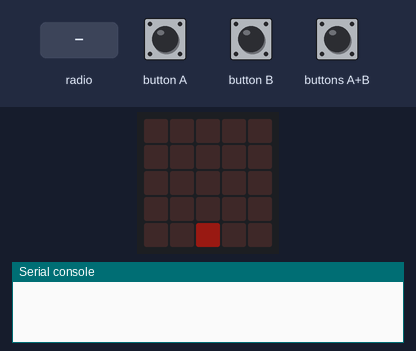
This program was run on a simulated BBC micro:bit (MakeCode). Parts: the board's 5×5 LED display, the last lines printed to the serial console. The inputs (shaded band) are chosen by the test bench. Dim RGB values are drawn brighter than linear; random numbers come from a fixed seed; no radio messages arrive unless stated (any console line starting 'radio sent:' is added by the test bench).

Above: at 1.2 s.
1.3 s: buttons A+B pressed for 0.15 s
At 1.55 s:
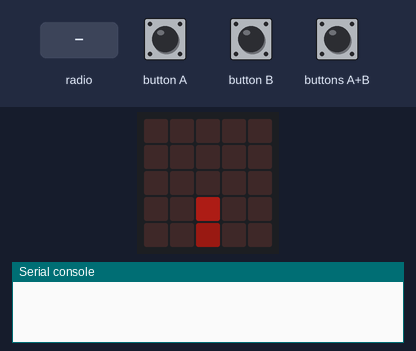
2.0 s: radio message "1" arrives
At 2.5 s:
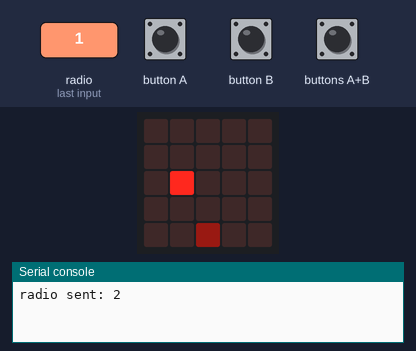
3.9 s: button A pressed for 0.15 s
At 4.4 s:
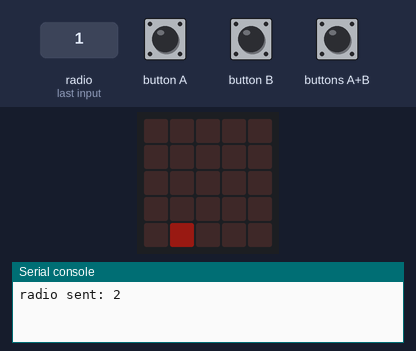
5.5 s: radio message "0" arrives
At 5.6 s:
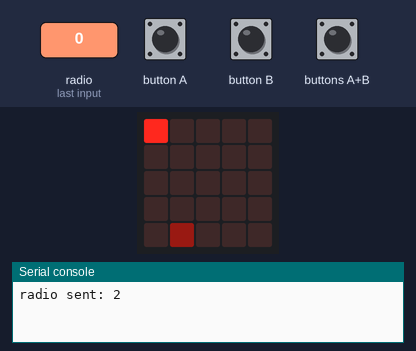
7.8 s: buttons A+B pressed for 1 s
At 8.9 s:
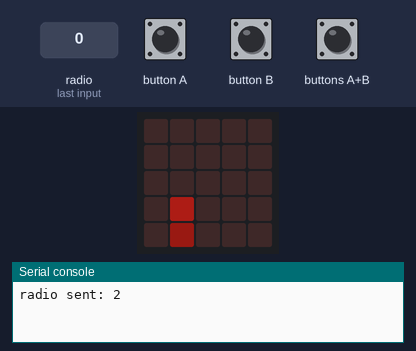
9.4 s: button B pressed for 0.15 s
At 10.5 s:
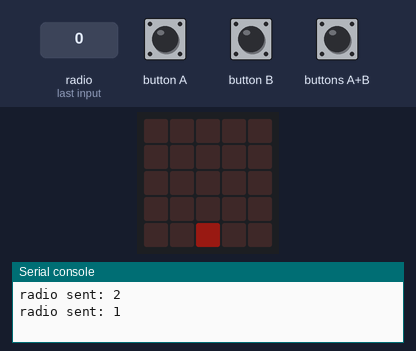
Timing chart, 0 to 12.1 s (numbered marks = the images above; inputs shaded):
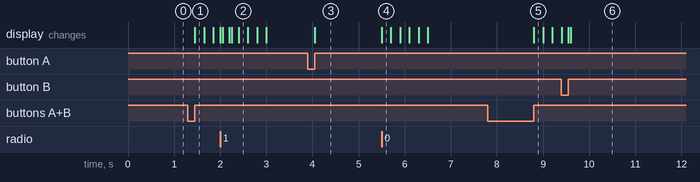

The program:

main.ts
```typescript
radio.onReceivedNumber(function (receivedNumber) {
    gegner_schuss = game.createSprite(receivedNumber, 0)
    for (let index = 0; index < 5; index++) {
        basic.pause(200)
        gegner_schuss.change(LedSpriteProperty.Y, 1)
    }
    if (spieler.isTouching(gegner_schuss)) {
        leben += -1
        if (leben == 0) {
            radio.sendString("Gewonnen")
            basic.showIcon(IconNames.Sad)
            basic.pause(1000)
            game.gameOver()
        }
    }
    gegner_schuss.delete()
})
input.onButtonPressed(Button.A, function () {
    spieler.change(LedSpriteProperty.X, -1)
})
input.onButtonPressed(Button.AB, function () {
    schuss = game.createSprite(spieler.get(LedSpriteProperty.X), 3)
    schuss.set(LedSpriteProperty.Brightness, 50)
    for (let index = 0; index < 4; index++) {
        basic.pause(200)
        schuss.change(LedSpriteProperty.Y, -1)
    }
    radio.sendNumber(schuss.get(LedSpriteProperty.X))
    schuss.delete()
})
radio.onReceivedString(function (receivedString) {
    basic.showLeds(`
        . . . . .
        . # . # .
        . . . . .
        # . . . #
        . # # # .
        `)
    basic.showString(receivedString)
    game.gameOver()
})
input.onButtonPressed(Button.B, function () {
    spieler.change(LedSpriteProperty.X, 1)
})
let schuss: game.LedSprite = null
let gegner_schuss: game.LedSprite = null
let leben = 0
let spieler: game.LedSprite = null
spieler = game.createSprite(2, 4)
spieler.set(LedSpriteProperty.Brightness, 25)
radio.setGroup(100)
leben = randint(3, 7)
```

test.ts
```typescript
// Hier kann man Tests durchführen; diese Datei wird nicht kompiliert, wenn dieses Paket als Erweiterung verwendet wird.
```

Measured:
- after the input at 1.3 s, the display: changes after 0.15 s (image 1)
- after the input at 3.9 s, the display: changes after 0.15 s (image 3)
- after the input at 5.5 s, the display: changes at once (image 4)
- after the input at 7.8 s, the display: changes after 1.0 s (image 5)
